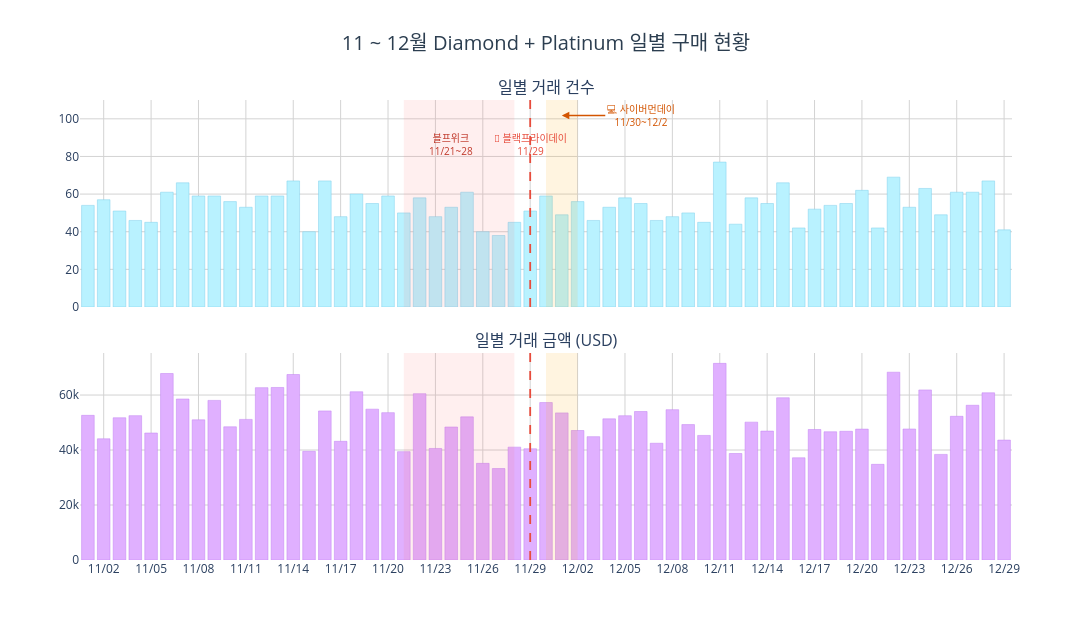

The cell this chart's notebook holds for it:
### Markdown cell above
### 할인 이벤트 시즌 재구매 패턴 분석

**가설 1-1**: 9 ~ 12월의 높은 재방문율은 블랙프라이데이 / 사이버먼데이 등 주요 할인 이벤트 시즌의 영향일 것이다.

실제 구매 월 기준 평균 재방문율을 확인한 결과, **9월(23.1%), 10월(21.5%), 11월(22.5%), 12월(20.1%)** 에서 높은 재방문율이 나타났다. 이벤트 시즌과 시점이 일치하는 것처럼 보이나, 특정 날짜 spike 여부를 일별로 검증이 필요하다.

> **가설 1-1 보조 검증**: 블랙프라이데이(11/29) 전후로 일별 거래 건수와 금액이 급증하는지 확인한다.

### Code cell
# 11 ~ 12월 일별 구매 건수 / 금액 (블랙프라이데이 · 사이버먼데이 보조 검증)
nov_dec_daily = pd.read_sql("""
    SELECT o.OrderDate,
           COUNT(o.OrderID)   AS 거래건수,
           SUM(o.TotalAmount) AS 거래금액
    FROM orders_info o
    JOIN rfm_result r ON o.CustomerID = r.CustomerID
    WHERE r.Grade IN ('Diamond', 'Platinum')
      AND o.OrderDate >= '2024-11-01'
      AND o.OrderDate <= '2024-12-31'
    GROUP BY o.OrderDate
    ORDER BY o.OrderDate
""", engine, parse_dates=['OrderDate'])

fig = make_subplots(
    rows=2, cols=1,
    shared_xaxes=True,
    subplot_titles=['일별 거래 건수', '일별 거래 금액 (USD)'],
    vertical_spacing=0.1
)

fig.add_trace(go.Bar(
    x=nov_dec_daily['OrderDate'],
    y=nov_dec_daily['거래건수'],
    marker_color='#B9F2FF',
    marker_line_color='#7ecfea',
    marker_line_width=0.5,
    name='거래건수'
), row=1, col=1)

fig.add_trace(go.Bar(
    x=nov_dec_daily['OrderDate'],
    y=nov_dec_daily['거래금액'],
    marker_color='#E0B0FF',
    marker_line_color='#c080f0',
    marker_line_width=0.5,
    name='거래금액'
), row=2, col=1)

# 이벤트 기간 shaded region
events_range = [
    ('2024-11-21', '2024-11-28', 'rgba(255, 100, 100, 0.10)', '블프위크<br>11/21~11/28'),
    ('2024-11-30', '2024-12-02', 'rgba(255, 165, 0,  0.12)', '사이버먼데이<br>11/30~12/2'),
]
for x0, x1, color, label in events_range:
    for row in [1, 2]:
        fig.add_vrect(x0=x0, x1=x1, fillcolor=color, line_width=0, row=row, col=1)

# 블랙프라이데이(11/29) 수직선
for row in [1, 2]:
    fig.add_vline(x='2024-11-29', line_width=1.8,
                  line_dash='dash', line_color='#e74c3c', row=row, col=1)

# annotation (row1 기준)
y_top = nov_dec_daily['거래건수'].max() * 1.12
fig.add_annotation(x='2024-11-24', y=y_top,
    text='블프위크<br>11/21~28', showarrow=False,
    font=dict(size=10, color='#c0392b'), xref='x', yref='y')
fig.add_annotation(x='2024-11-29', y=y_top,
    text='🛒 블랙프라이데이<br>11/29', showarrow=False,
    font=dict(size=10, color='#e74c3c'), xref='x', yref='y')
fig.add_annotation(x='2024-12-01', y=y_top * 1.18,
    ax='2024-12-06', ay=y_top * 1.18,
    text='💻 사이버먼데이<br>11/30~12/2', showarrow=True,
    arrowhead=2, arrowsize=1, arrowwidth=1.5, arrowcolor='#d35400',
    font=dict(size=10, color='#d35400'),
    xref='x', yref='y', axref='x', ayref='y')

fig.update_layout(
    title=dict(
        text='11 ~ 12월 Diamond + Platinum 일별 구매 현황',
        font=dict(size=20, color='#2c3e50'),
        x=0.5, xanchor='center'
    ),
    height=640,
    width=1100,
    plot_bgcolor='white',
    showlegend=False
)
fig.update_xaxes(gridcolor='lightgray', tickformat='%m/%d', dtick=86400000*3)
fig.update_yaxes(gridcolor='lightgray')

fig.show()

### Figure 1 — Plotly figure (JSON) as saved in the notebook; plotly's stock layout.template omitted (floating-point values rounded to 4 significant figures)
{"data": [{"marker": {"color": "#B9F2FF", "line": {"color": "#7ecfea", "width": 0.5}}, "name": "거래건수", "type": "bar", "x": ["2024-11-01T00:00:00.000000000", "2024-11-02T00:00:00.000000000", "2024-11-03T00:00:00.000000000", "2024-11-04T00:00:00.000000000", "2024-11-05T00:00:00.000000000", "2024-11-06T00:00:00.000000000", "2024-11-07T00:00:00.000000000", "2024-11-08T00:00:00.000000000", "2024-11-09T00:00:00.000000000", "2024-11-10T00:00:00.000000000", "2024-11-11T00:00:00.000000000", "2024-11-12T00:00:00.000000000", "2024-11-13T00:00:00.000000000", "2024-11-14T00:00:00.000000000", "2024-11-15T00:00:00.000000000", "2024-11-16T00:00:00.000000000", "2024-11-17T00:00:00.000000000", "2024-11-18T00:00:00.000000000", "2024-11-19T00:00:00.000000000", "2024-11-20T00:00:00.000000000", "2024-11-21T00:00:00.000000000", "2024-11-22T00:00:00.000000000", "2024-11-23T00:00:00.000000000", "2024-11-24T00:00:00.000000000", "2024-11-25T00:00:00.000000000", "2024-11-26T00:00:00.000000000", "2024-11-27T00:00:00.000000000", "2024-11-28T00:00:00.000000000", "2024-11-29T00:00:00.000000000", "2024-11-30T00:00:00.000000000", "2024-12-01T00:00:00.000000000", "2024-12-02T00:00:00.000000000", "2024-12-03T00:00:00.000000000", "2024-12-04T00:00:00.000000000", "2024-12-05T00:00:00.000000000", "2024-12-06T00:00:00.000000000", "2024-12-07T00:00:00.000000000", "2024-12-08T00:00:00.000000000", "2024-12-09T00:00:00.000000000", "2024-12-10T00:00:00.000000000", "2024-12-11T00:00:00.000000000", "2024-12-12T00:00:00.000000000", "2024-12-13T00:00:00.000000000", "2024-12-14T00:00:00.000000000", "2024-12-15T00:00:00.000000000", "2024-12-16T00:00:00.000000000", "2024-12-17T00:00:00.000000000", "2024-12-18T00:00:00.000000000", "2024-12-19T00:00:00.000000000", "2024-12-20T00:00:00.000000000", "2024-12-21T00:00:00.000000000", "2024-12-22T00:00:00.000000000", "2024-12-23T00:00:00.000000000", "2024-12-24T00:00:00.000000000", "2024-12-25T00:00:00.000000000", "2024-12-26T00:00:00.000000000", "2024-12-27T00:00:00.000000000", "2024-12-28T00:00:00.000000000", "2024-12-29T00:00:00.000000000"], "xaxis": "x", "y": [54, 57, 51, 46, 45, 61, 66, 59, 59, 56, 53, 59, 59, 67, 40, 67, 48, 60, 55, 59, 50, 58, 48, 53, 61, 40, 38, 45, 51, 59, 49, 56, 46, 53, 58, 55, 46, 48, 50, 45, 77, 44, 58, 55, 66, 42, 52, 54, 55, 62, 42, 69, 53, 63, 49, 61, 61, 67, 41], "yaxis": "y"}, {"marker": {"color": "#E0B0FF", "line": {"color": "#c080f0", "width": 0.5}}, "name": "거래금액", "type": "bar", "x": ["2024-11-01T00:00:00.000000000", "2024-11-02T00:00:00.000000000", "2024-11-03T00:00:00.000000000", "2024-11-04T00:00:00.000000000", "2024-11-05T00:00:00.000000000", "2024-11-06T00:00:00.000000000", "2024-11-07T00:00:00.000000000", "2024-11-08T00:00:00.000000000", "2024-11-09T00:00:00.000000000", "2024-11-10T00:00:00.000000000", "2024-11-11T00:00:00.000000000", "2024-11-12T00:00:00.000000000", "2024-11-13T00:00:00.000000000", "2024-11-14T00:00:00.000000000", "2024-11-15T00:00:00.000000000", "2024-11-16T00:00:00.000000000", "2024-11-17T00:00:00.000000000", "2024-11-18T00:00:00.000000000", "2024-11-19T00:00:00.000000000", "2024-11-20T00:00:00.000000000", "2024-11-21T00:00:00.000000000", "2024-11-22T00:00:00.000000000", "2024-11-23T00:00:00.000000000", "2024-11-24T00:00:00.000000000", "2024-11-25T00:00:00.000000000", "2024-11-26T00:00:00.000000000", "2024-11-27T00:00:00.000000000", "2024-11-28T00:00:00.000000000", "2024-11-29T00:00:00.000000000", "2024-11-30T00:00:00.000000000", "2024-12-01T00:00:00.000000000", "2024-12-02T00:00:00.000000000", "2024-12-03T00:00:00.000000000", "2024-12-04T00:00:00.000000000", "2024-12-05T00:00:00.000000000", "2024-12-06T00:00:00.000000000", "2024-12-07T00:00:00.000000000", "2024-12-08T00:00:00.000000000", "2024-12-09T00:00:00.000000000", "2024-12-10T00:00:00.000000000", "2024-12-11T00:00:00.000000000", "2024-12-12T00:00:00.000000000", "2024-12-13T00:00:00.000000000", "2024-12-14T00:00:00.000000000", "2024-12-15T00:00:00.000000000", "2024-12-16T00:00:00.000000000", "2024-12-17T00:00:00.000000000", "2024-12-18T00:00:00.000000000", "2024-12-19T00:00:00.000000000", "2024-12-20T00:00:00.000000000", "2024-12-21T00:00:00.000000000", "2024-12-22T00:00:00.000000000", "2024-12-23T00:00:00.000000000", "2024-12-24T00:00:00.000000000", "2024-12-25T00:00:00.000000000", "2024-12-26T00:00:00.000000000", "2024-12-27T00:00:00.000000000", "2024-12-28T00:00:00.000000000", "2024-12-29T00:00:00.000000000"], "xaxis": "x2", "y": [52620.0, 44080.0, 51740.0, 52510.0, 46190.0, 67830.0, 58560.0, 50990.0, 58060.0, 48450.0, 51150.0, 62690.0, 62760.0, 67470.0, 39540.0, 54220.0, 43170.0, 61200.0, 54870.0, 53600.0, 39420.0, 60490.0, 40580.0, 48370.0, 52060.0, 35160.0, 33260.0, 41060.0, 40460.0, 57270.0, 53510.0, 47100.0, 44870.0, 51350.0, 52470.0, 54000.0, 42470.0, 54680.0, 49260.0, 45320.0, 71530.0, 38740.0, 50150.0, 46880.0, 59010.0, 37180.0, 47470.0, 46650.0, 46820.0, 47610.0, 34800.0, 68310.0, 47650.0, 61860.0, 38420.0, 52270.0, 56280.0, 60810.0, 43610.0], "yaxis": "y2"}], "layout": {"annotations": [{"font": {"size": 16}, "showarrow": false, "text": "일별 거래 건수", "x": 0.5, "xanchor": "center", "xref": "paper", "y": 1, "yanchor": "bottom", "yref": "paper"}, {"font": {"size": 16}, "showarrow": false, "text": "일별 거래 금액 (USD)", "x": 0.5, "xanchor": "center", "xref": "paper", "y": 0.45, "yanchor": "bottom", "yref": "paper"}, {"font": {"color": "#c0392b", "size": 10}, "showarrow": false, "text": "블프위크<br>11/21~28", "x": "2024-11-24", "xref": "x", "y": 86.24, "yref": "y"}, {"font": {"color": "#e74c3c", "size": 10}, "showarrow": false, "text": "🛒 블랙프라이데이<br>11/29", "x": "2024-11-29", "xref": "x", "y": 86.24, "yref": "y"}, {"arrowcolor": "#d35400", "arrowhead": 2, "arrowsize": 1, "arrowwidth": 1.5, "ax": "2024-12-06", "axref": "x", "ay": 101.8, "ayref": "y", "font": {"color": "#d35400", "size": 10}, "showarrow": true, "text": "💻 사이버먼데이<br>11/30~12/2", "x": "2024-12-01", "xref": "x", "y": 101.8, "yref": "y"}], "height": 640, "plot_bgcolor": "white", "shapes": [{"fillcolor": "rgba(255, 100, 100, 0.10)", "line": {"width": 0}, "type": "rect", "x0": "2024-11-21", "x1": "2024-11-28", "xref": "x", "y0": 0, "y1": 1, "yref": "y domain"}, {"fillcolor": "rgba(255, 100, 100, 0.10)", "line": {"width": 0}, "type": "rect", "x0": "2024-11-21", "x1": "2024-11-28", "xref": "x2", "y0": 0, "y1": 1, "yref": "y2 domain"}, {"fillcolor": "rgba(255, 165, 0,  0.12)", "line": {"width": 0}, "type": "rect", "x0": "2024-11-30", "x1": "2024-12-02", "xref": "x", "y0": 0, "y1": 1, "yref": "y domain"}, {"fillcolor": "rgba(255, 165, 0,  0.12)", "line": {"width": 0}, "type": "rect", "x0": "2024-11-30", "x1": "2024-12-02", "xref": "x2", "y0": 0, "y1": 1, "yref": "y2 domain"}, {"line": {"color": "#e74c3c", "dash": "dash", "width": 1.8}, "type": "line", "x0": "2024-11-29", "x1": "2024-11-29", "xref": "x", "y0": 0, "y1": 1, "yref": "y domain"}, {"line": {"color": "#e74c3c", "dash": "dash", "width": 1.8}, "type": "line", "x0": "2024-11-29", "x1": "2024-11-29", "xref": "x2", "y0": 0, "y1": 1, "yref": "y2 domain"}], "showlegend": false, "title": {"font": {"color": "#2c3e50", "size": 20}, "text": "11 ~ 12월 Diamond + Platinum 일별 구매 현황", "x": 0.5, "xanchor": "center"}, "width": 1100, "xaxis": {"anchor": "y", "domain": [0, 1], "dtick": 259200000, "gridcolor": "lightgray", "matches": "x2", "showticklabels": false, "tickformat": "%m/%d"}, "xaxis2": {"anchor": "y2", "domain": [0, 1], "dtick": 259200000, "gridcolor": "lightgray", "tickformat": "%m/%d"}, "yaxis": {"anchor": "x", "domain": [0.55, 1], "gridcolor": "lightgray"}, "yaxis2": {"anchor": "x2", "domain": [0, 0.45], "gridcolor": "lightgray"}}}
